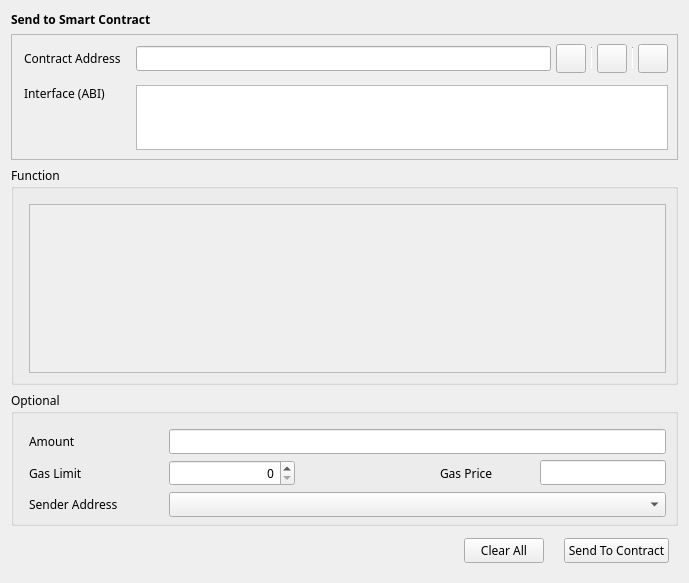
<?xml version="1.0" encoding="UTF-8"?>
<ui version="4.0">
 <class>SendToContract</class>
 <widget class="QWidget" name="SendToContract">
  <property name="geometry">
   <rect>
    <x>0</x>
    <y>0</y>
    <width>689</width>
    <height>583</height>
   </rect>
  </property>
  <property name="font">
   <font>
    <family>微软雅黑</family>
   </font>
  </property>
  <property name="windowTitle">
   <string>Form</string>
  </property>
  <layout class="QVBoxLayout" name="verticalLayout">
   <item>
    <widget class="QStackedWidget" name="stackedWidget">
     <property name="currentIndex">
      <number>0</number>
     </property>
     <widget class="QWidget" name="sendContractPage">
      <layout class="QVBoxLayout" name="verticalLayout_4">
       <property name="leftMargin">
        <number>0</number>
       </property>
       <property name="topMargin">
        <number>0</number>
       </property>
       <property name="rightMargin">
        <number>0</number>
       </property>
       <property name="bottomMargin">
        <number>0</number>
       </property>
       <item>
        <widget class="QLabel" name="labelTitle">
         <property name="font">
          <font>
           <weight>75</weight>
           <bold>true</bold>
          </font>
         </property>
         <property name="text">
          <string>Send to Smart Contract</string>
         </property>
        </widget>
       </item>
       <item>
        <widget class="QFrame" name="frameContract">
         <property name="sizePolicy">
          <sizepolicy hsizetype="Preferred" vsizetype="Fixed">
           <horstretch>0</horstretch>
           <verstretch>0</verstretch>
          </sizepolicy>
         </property>
         <property name="frameShape">
          <enum>QFrame::StyledPanel</enum>
         </property>
         <property name="frameShadow">
          <enum>QFrame::Raised</enum>
         </property>
         <layout class="QVBoxLayout" name="verticalLayout_2">
          <property name="leftMargin">
           <number>0</number>
          </property>
          <property name="rightMargin">
           <number>0</number>
          </property>
          <item>
           <layout class="QGridLayout" name="gridLayout">
            <property name="leftMargin">
             <number>12</number>
            </property>
            <property name="rightMargin">
             <number>9</number>
            </property>
            <property name="horizontalSpacing">
             <number>15</number>
            </property>
            <property name="verticalSpacing">
             <number>12</number>
            </property>
            <item row="0" column="2">
             <layout class="QHBoxLayout" name="horizontalLayout_2">
              <property name="spacing">
               <number>5</number>
              </property>
              <item>
               <widget class="QValidatedLineEdit" name="lineEditContractAddress"/>
              </item>
              <item>
               <widget class="QToolButton" name="loadInfoButton">
                <property name="toolTip">
                 <string>Choose from contract book page</string>
                </property>
                <property name="text">
                 <string/>
                </property>
                <property name="iconSize">
                 <size>
                  <width>22</width>
                  <height>22</height>
                 </size>
                </property>
               </widget>
              </item>
              <item>
               <widget class="Line" name="vLine">
                <property name="maximumSize">
                 <size>
                  <width>1</width>
                  <height>22</height>
                 </size>
                </property>
                <property name="orientation">
                 <enum>Qt::Vertical</enum>
                </property>
               </widget>
              </item>
              <item>
               <widget class="QToolButton" name="pasteAddressButton">
                <property name="toolTip">
                 <string>Paste contract address from clipboard</string>
                </property>
                <property name="text">
                 <string/>
                </property>
                <property name="iconSize">
                 <size>
                  <width>22</width>
                  <height>22</height>
                 </size>
                </property>
               </widget>
              </item>
              <item>
               <widget class="Line" name="vLine2">
                <property name="maximumSize">
                 <size>
                  <width>1</width>
                  <height>22</height>
                 </size>
                </property>
                <property name="orientation">
                 <enum>Qt::Vertical</enum>
                </property>
               </widget>
              </item>
              <item>
               <widget class="QToolButton" name="saveInfoButton">
                <property name="toolTip">
                 <string>Save contract info</string>
                </property>
                <property name="text">
                 <string/>
                </property>
                <property name="iconSize">
                 <size>
                  <width>22</width>
                  <height>22</height>
                 </size>
                </property>
               </widget>
              </item>
             </layout>
            </item>
            <item row="0" column="0">
             <widget class="QLabel" name="labelContractAddress">
              <property name="text">
               <string>Contract Address</string>
              </property>
             </widget>
            </item>
            <item row="1" column="2">
             <widget class="QValidatedTextEdit" name="textEditInterface">
              <property name="sizePolicy">
               <sizepolicy hsizetype="Expanding" vsizetype="Fixed">
                <horstretch>0</horstretch>
                <verstretch>0</verstretch>
               </sizepolicy>
              </property>
              <property name="maximumSize">
               <size>
                <width>16777215</width>
                <height>65</height>
               </size>
              </property>
              <property name="horizontalScrollBarPolicy">
               <enum>Qt::ScrollBarAlwaysOff</enum>
              </property>
             </widget>
            </item>
            <item row="1" column="0" alignment="Qt::AlignTop">
             <widget class="QLabel" name="labelInterface">
              <property name="text">
               <string>Interface (ABI)</string>
              </property>
             </widget>
            </item>
           </layout>
          </item>
         </layout>
        </widget>
       </item>
       <item>
        <widget class="QGroupBox" name="groupBoxFunction">
         <property name="title">
          <string>Function</string>
         </property>
         <property name="flat">
          <bool>true</bool>
         </property>
         <layout class="QVBoxLayout" name="verticalLayout_3">
          <property name="leftMargin">
           <number>15</number>
          </property>
          <property name="topMargin">
           <number>15</number>
          </property>
          <property name="bottomMargin">
           <number>9</number>
          </property>
          <item>
           <widget class="QScrollArea" name="scrollAreaFunction">
            <property name="widgetResizable">
             <bool>true</bool>
            </property>
            <widget class="QWidget" name="scrollAreaWidgetContents">
             <property name="geometry">
              <rect>
               <x>0</x>
               <y>0</y>
               <width>643</width>
               <height>189</height>
              </rect>
             </property>
            </widget>
           </widget>
          </item>
         </layout>
        </widget>
       </item>
       <item>
        <widget class="QGroupBox" name="groupBoxOptional">
         <property name="title">
          <string>Optional</string>
         </property>
         <property name="flat">
          <bool>true</bool>
         </property>
         <layout class="QGridLayout" name="gridLayout_2">
          <property name="leftMargin">
           <number>15</number>
          </property>
          <property name="topMargin">
           <number>15</number>
          </property>
          <property name="bottomMargin">
           <number>6</number>
          </property>
          <property name="horizontalSpacing">
           <number>10</number>
          </property>
          <property name="verticalSpacing">
           <number>6</number>
          </property>
          <item row="0" column="1" colspan="4">
           <widget class="BitcoinAmountField" name="lineEditAmount"/>
          </item>
          <item row="1" column="0">
           <widget class="QLabel" name="labelGasLimit">
            <property name="sizePolicy">
             <sizepolicy hsizetype="Fixed" vsizetype="Preferred">
              <horstretch>0</horstretch>
              <verstretch>0</verstretch>
             </sizepolicy>
            </property>
            <property name="minimumSize">
             <size>
              <width>130</width>
              <height>0</height>
             </size>
            </property>
            <property name="text">
             <string>Gas Limit</string>
            </property>
           </widget>
          </item>
          <item row="1" column="3">
           <widget class="QLabel" name="labelGasPrice">
            <property name="sizePolicy">
             <sizepolicy hsizetype="Fixed" vsizetype="Preferred">
              <horstretch>0</horstretch>
              <verstretch>0</verstretch>
             </sizepolicy>
            </property>
            <property name="minimumSize">
             <size>
              <width>90</width>
              <height>0</height>
             </size>
            </property>
            <property name="text">
             <string>Gas Price</string>
            </property>
           </widget>
          </item>
          <item row="3" column="1" colspan="4">
           <widget class="AddressField" name="lineEditSenderAddress">
            <property name="minimumSize">
             <size>
              <width>370</width>
              <height>0</height>
             </size>
            </property>
           </widget>
          </item>
          <item row="0" column="0">
           <widget class="QLabel" name="labelAmount">
            <property name="sizePolicy">
             <sizepolicy hsizetype="Fixed" vsizetype="Preferred">
              <horstretch>0</horstretch>
              <verstretch>0</verstretch>
             </sizepolicy>
            </property>
            <property name="minimumSize">
             <size>
              <width>130</width>
              <height>0</height>
             </size>
            </property>
            <property name="text">
             <string>Amount</string>
            </property>
           </widget>
          </item>
          <item row="1" column="4">
           <widget class="BitcoinAmountField" name="lineEditGasPrice"/>
          </item>
          <item row="3" column="0">
           <widget class="QLabel" name="labelSenderAddress">
            <property name="sizePolicy">
             <sizepolicy hsizetype="Fixed" vsizetype="Preferred">
              <horstretch>0</horstretch>
              <verstretch>0</verstretch>
             </sizepolicy>
            </property>
            <property name="minimumSize">
             <size>
              <width>130</width>
              <height>0</height>
             </size>
            </property>
            <property name="text">
             <string>Sender Address</string>
            </property>
           </widget>
          </item>
          <item row="1" column="1">
           <widget class="QSpinBox" name="lineEditGasLimit">
            <property name="sizePolicy">
             <sizepolicy hsizetype="Expanding" vsizetype="Fixed">
              <horstretch>0</horstretch>
              <verstretch>0</verstretch>
             </sizepolicy>
            </property>
            <property name="alignment">
             <set>Qt::AlignRight|Qt::AlignTrailing|Qt::AlignVCenter</set>
            </property>
           </widget>
          </item>
          <item row="1" column="2">
           <spacer name="horizontalSpacer_2">
            <property name="orientation">
             <enum>Qt::Horizontal</enum>
            </property>
            <property name="sizeHint" stdset="0">
             <size>
              <width>60</width>
              <height>20</height>
             </size>
            </property>
           </spacer>
          </item>
         </layout>
        </widget>
       </item>
      </layout>
     </widget>
    </widget>
   </item>
   <item>
    <layout class="QHBoxLayout" name="horizontalLayout">
     <property name="leftMargin">
      <number>9</number>
     </property>
     <property name="topMargin">
      <number>6</number>
     </property>
     <property name="rightMargin">
      <number>9</number>
     </property>
     <property name="bottomMargin">
      <number>9</number>
     </property>
     <item>
      <spacer name="horizontalSpacer">
       <property name="orientation">
        <enum>Qt::Horizontal</enum>
       </property>
       <property name="sizeType">
        <enum>QSizePolicy::Expanding</enum>
       </property>
       <property name="sizeHint" stdset="0">
        <size>
         <width>40</width>
         <height>20</height>
        </size>
       </property>
      </spacer>
     </item>
     <item>
      <widget class="QPushButton" name="pushButtonClearAll">
       <property name="text">
        <string>Clear All</string>
       </property>
      </widget>
     </item>
     <item>
      <spacer name="horizontalSpacer_3">
       <property name="orientation">
        <enum>Qt::Horizontal</enum>
       </property>
       <property name="sizeType">
        <enum>QSizePolicy::Fixed</enum>
       </property>
       <property name="sizeHint" stdset="0">
        <size>
         <width>14</width>
         <height>20</height>
        </size>
       </property>
      </spacer>
     </item>
     <item>
      <widget class="QPushButton" name="pushButtonSendToContract">
       <property name="text">
        <string>Send To Contract</string>
       </property>
      </widget>
     </item>
    </layout>
   </item>
  </layout>
 </widget>
 <customwidgets>
  <customwidget>
   <class>BitcoinAmountField</class>
   <extends>QLineEdit</extends>
   <header>bitcoinamountfield.h</header>
   <container>1</container>
  </customwidget>
  <customwidget>
   <class>QValidatedLineEdit</class>
   <extends>QLineEdit</extends>
   <header>qvalidatedlineedit.h</header>
  </customwidget>
  <customwidget>
   <class>QValidatedTextEdit</class>
   <extends>QTextEdit</extends>
   <header>qvalidatedtextedit.h</header>
  </customwidget>
  <customwidget>
   <class>AddressField</class>
   <extends>QComboBox</extends>
   <header>addressfield.h</header>
  </customwidget>
 </customwidgets>
 <resources/>
 <connections/>
</ui>
